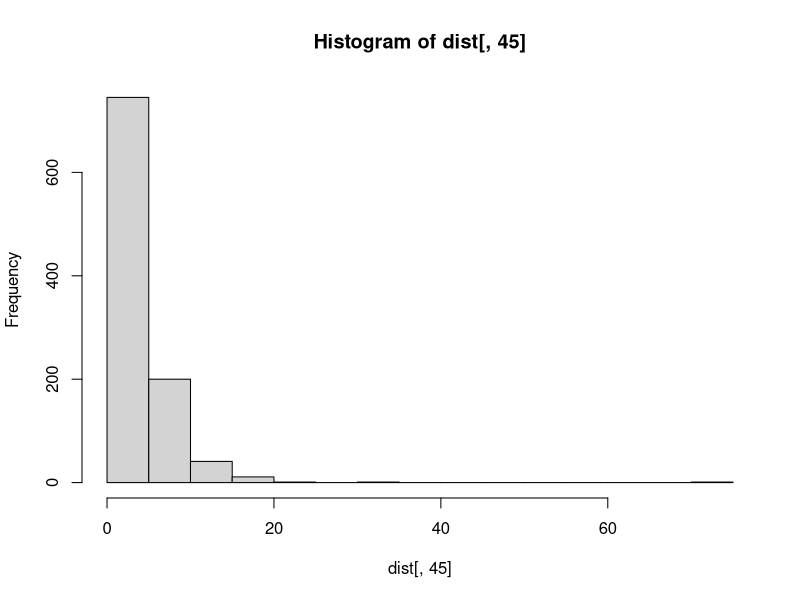
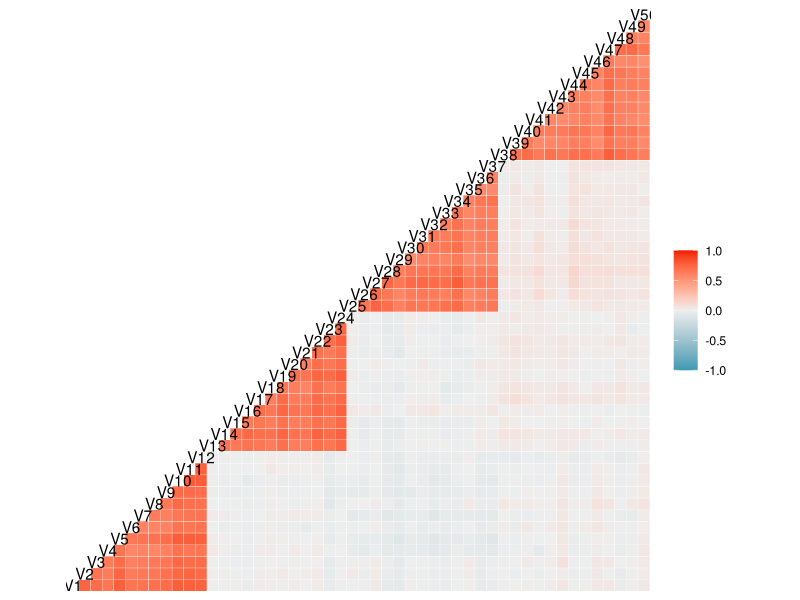
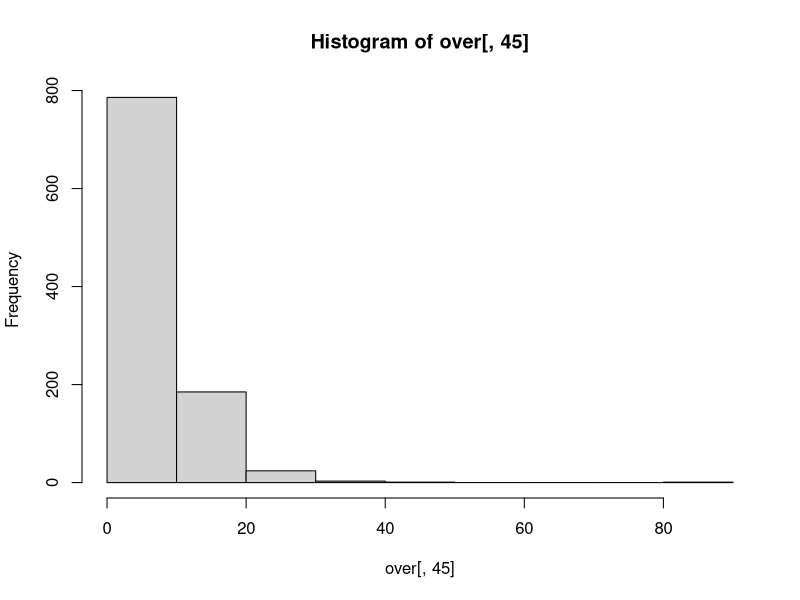
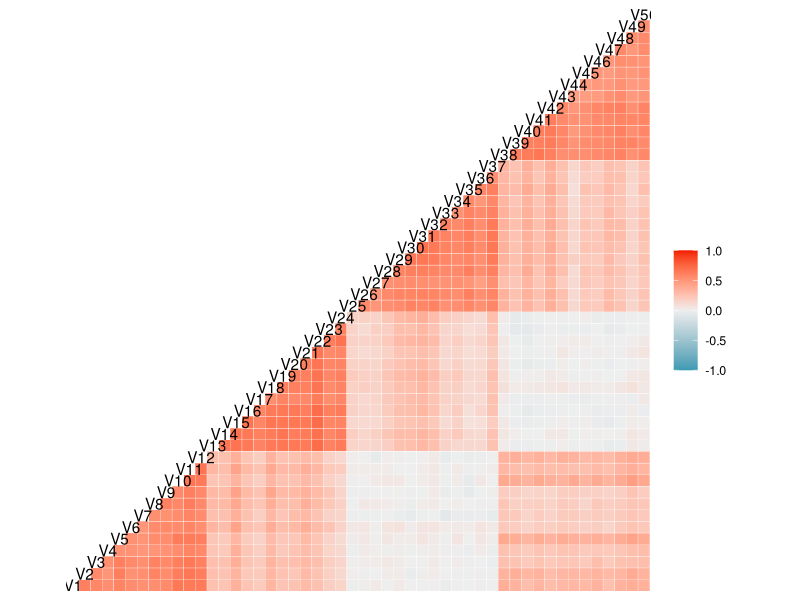
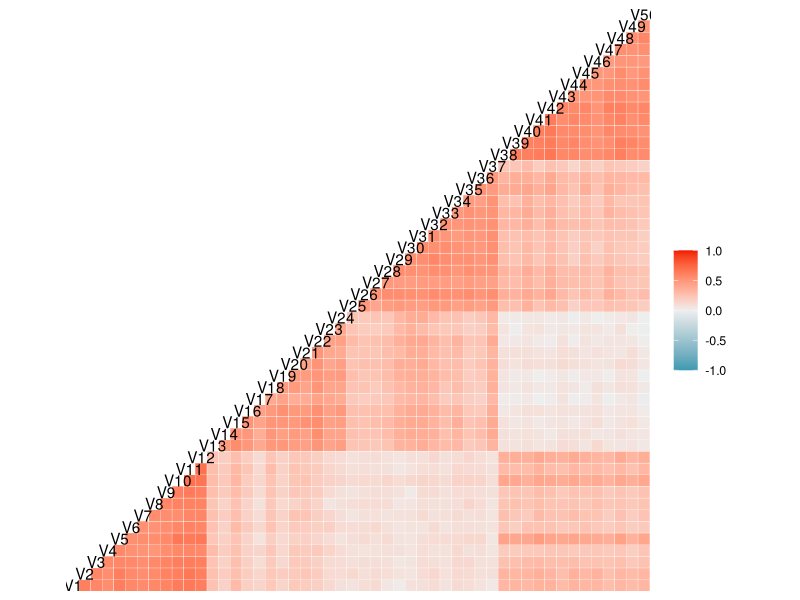
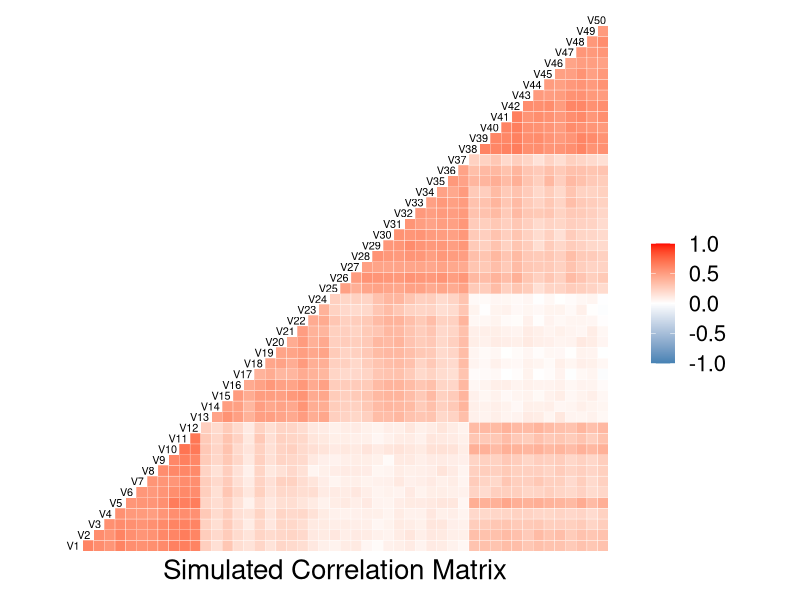
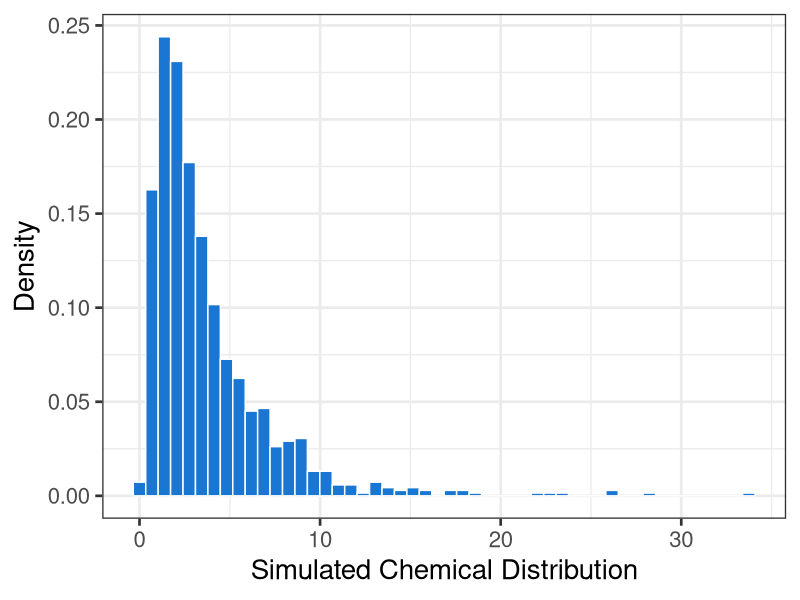
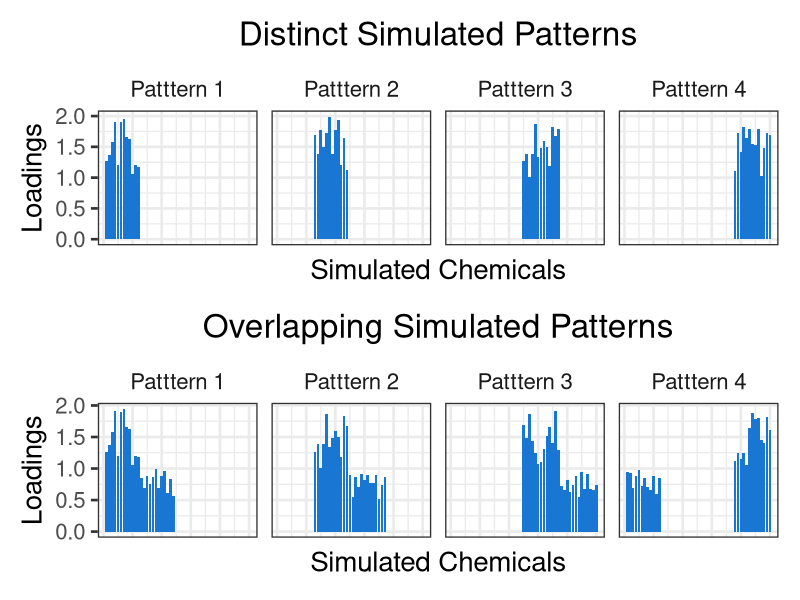

Here is the R script that generated these plots, in order:
## ---- chunk 1
options(scipen = 999)

library(MASS)
library(tidyverse)
library(GGally)
library(patchwork)
## ---- chunk 2
## Construct a matrix for 4 TRUE exposure patterns
create_patterns_dist <- function (seed) {
  set.seed(seed)
  patterns_dist <- 
    rbind(c(runif(12, 1, 2),   rep(0, 38)),
          c(rep(0, 12),        runif(12, 1, 2),   rep(0, 26)),
          c(rep(0, 24),                           runif(13, 1, 2),  rep(0, 13)),
          c(rep(0, 37), runif(13, 1, 2)))
  patterns_dist
}

patterns_dist_iter <- tibble(seed = 1:100) %>% 
 mutate(true_patterns = map(seed, create_patterns_dist))
## ---- chunk 3
create_scores_dist <- function (seed) {
  scores_dist <- matrix(nrow = 1000, ncol = 4)
  set.seed(seed)
  scores_dist <- exp(mvrnorm(n = 1000, mu = rep(0, 4),
                          Sigma = diag(rep(1, 4)))) # Independent log normal dist
  scores_dist
}

scores_dist_iter <- patterns_dist_iter %>% 
 mutate(true_scores = map(seed, create_scores_dist))
## ---- chunk 4
sim_dist <- scores_dist_iter %>% 
  mutate(chem = map2(true_scores, true_patterns, `%*%`))
## ---- chunk 5
add_noise <- function (seed, chemx) {
  n = nrow(chemx)
  p = ncol(chemx)
  noise <- matrix(NA, nrow = n, ncol = p)

  for (i in 1:p) {
    noise[,i] <- (rnorm(n, mean = 0, sd = var(chemx[,i])/4))
  }
  sim = pmax(chemx + noise, 0)
  sim
}

sim_dist <- sim_dist %>% 
 mutate(sim = map2(seed, chem, add_noise))
## ---- chunk 6
apply(sim_dist$sim[[1]], 2, var)/4

dist <- sim_dist$sim[[1]]
hist(dist[,45])
ggcorr(as_tibble(dist))
cor(dist)[1:15,1:7]
## ---- chunk 7
create_patterns_over <- function (seed) {
  set.seed(seed)
  patterns_cor <-
    rbind(c(runif(12, 1, 2),   runif(12, 0.5, 1), rep(0, 26)),
          c(rep(0, 12),        runif(12, 1, 2),   runif(13, 0.5, 1), rep(0, 13)),
          c(rep(0, 24),                           runif(13, 1, 2),   runif(13, 0.5, 1)),
          c(runif(12, 0.5, 1), rep(0, 25),        runif(13, 1, 2)))
  patterns_cor
}

patterns_over_iter <- tibble(seed = 1:100) %>% 
 mutate(true_patterns = map(seed, create_patterns_over))
## ---- chunk 8
sim_over <- scores_dist_iter %>% 
  dplyr::select(seed, true_scores) %>% 
  full_join(., patterns_over_iter) %>% 
  mutate(chem = map2(true_scores, true_patterns, `%*%`))
## ---- chunk 9
sim_over <- sim_over %>% 
 mutate(sim = map2(seed, chem, add_noise))
## ---- chunk 10
over <- sim_over$sim[[1]]
hist(over[,45])
ggcorr(over)
cor(over)[1:15,1:7]
## ---- chunk 11
create_scores_cor <- function (seed) {
  scores_cor <- matrix(nrow = 1000, ncol = 4)
  cov <- matrix( c(1,    0.25, 0.15, 0.15,
                  0.25, 1,    0.15, 0.15,
                  0.15, 0.15, 1,    0.25,
                  0.15, 0.15, 0.25, 1), nrow = 4)
  
  set.seed(seed)
  scores_cor <- exp(mvrnorm(n = 1000, mu = rep(0, 4), 
                          Sigma = cov)) # dists are kind of DEPENDENT
  }

scores_cor_iter <- patterns_over_iter %>% 
 mutate(true_scores = map(seed, create_scores_cor))
## ---- chunk 12
sim_cor <- scores_cor_iter %>% 
  dplyr::select(seed, true_scores) %>% 
  full_join(., patterns_over_iter) %>% 
  mutate(chem = map2(true_scores, true_patterns, `%*%`))
## ---- chunk 13
sim_cor <- sim_cor %>% 
 mutate(sim = map2(seed, chem, add_noise))
## ---- chunk 14
cor <- sim_cor$sim[[1]]

cor(cor)[1:15,1:7]

ggcorr(cor)
## ---- chunk 15
#pdf("/Users/lizzy/OneDrive/Columbia/Spring 2021/netflix/figures/sim_corr.pdf")
ggcorr(cor, 
       hjust = 0.85, size = 2.75, layout.exp = 1,
       low = "steelblue", mid = "white", high = "red") +
  labs(x = "Simulated Correlation Matrix") +
  theme_minimal(base_size = 20)
#dev.off()

#pdf("/Users/lizzy/OneDrive/Columbia/Spring 2021/netflix/figures/sim_hist.pdf")
as_tibble(sim_cor$chem[[1]][,1]) %>% 
  #mutate(id = 1:nrow(.)) %>% 
  #pivot_longer(V1:V50) %>% 
  ggplot(aes(x = value)) +
  geom_histogram(aes(y = stat(density)), bins = 50, fill = "#1976D2",col="white") + # HTML color code to match latex
  theme_bw(base_size = 20) +
  labs(x = "Simulated Chemical Distribution", y = "Density")
#dev.off()

pat = sim_dist$true_patterns[[1]]
pato = sim_over$true_patterns[[1]]

plot_dist = as_tibble(t(pat)) %>% 
  mutate(chem = 1:nrow(.)) %>% 
  pivot_longer(V1:V4) %>% 
  mutate(name = str_c("Patttern ", str_remove(name, "V"))) %>% 
  ggplot(aes(x = chem, y = value)) +
  geom_col(fill = "#1976D2") + # HTML color code to match latex
  facet_grid(.~name) +
  theme_bw(base_size = 20) +
  labs(x = "Simulated Chemicals", y = "Loadings") +
    theme(axis.text.x = element_blank(),
          strip.background = element_blank(),
          axis.ticks.x = element_blank(),
          plot.title = element_text(hjust = 0.5))  + 
  ggtitle("Distinct Simulated Patterns")

plot_over = as_tibble(t(pato)) %>% 
  mutate(chem = 1:nrow(.)) %>% 
  pivot_longer(V1:V4) %>% 
  mutate(name = str_c("Patttern ", str_remove(name, "V"))) %>% 
  ggplot(aes(x = chem, y = value)) +
  geom_col(fill = "#1976D2") + 
  facet_grid(.~name) +
  theme_bw(base_size = 20) +
  labs(x = "Simulated Chemicals", y = "Loadings") +
    theme(axis.text.x = element_blank(),
        strip.background = element_blank(),
        axis.ticks.x = element_blank(),
        plot.title = element_text(hjust = 0.5)) + ggtitle("Overlapping Simulated Patterns")

pdf("/Users/lizzy/OneDrive/Columbia/Spring 2021/netflix/figures/sim_patterns.pdf")
(plot_dist) / (plot_over)
dev.off()
## ---- chunk 16
sim_noise <- rbind(sim_dist %>% mutate(data = "Distinct"),
      sim_over %>% mutate(data = "Overlapping"),
      sim_cor %>% mutate(data = "Correlated"))

# save(sim_noise, file = "./Sims/Noise/sim_noise.RDA")

# for (i in 1:nrow(sim_noise)) {
#   write_csv(as_tibble(sim_noise$sim[[i]]),           paste0("./Sims/Noise/sim_noise_", i, ".csv"))
#   write_csv(as_tibble(sim_noise$chem[[i]]),          paste0("./Sims/Noise/chem_noise_", i, ".csv"))
#   write_csv(as_tibble(sim_noise$true_patterns[[i]]), paste0("./Sims/Noise/patterns_noise_", i, ".csv"))
#   write_csv(as_tibble(sim_noise$true_scores[[i]]),   paste0("./Sims/Noise/scores_noise_", i, ".csv"))
# }

